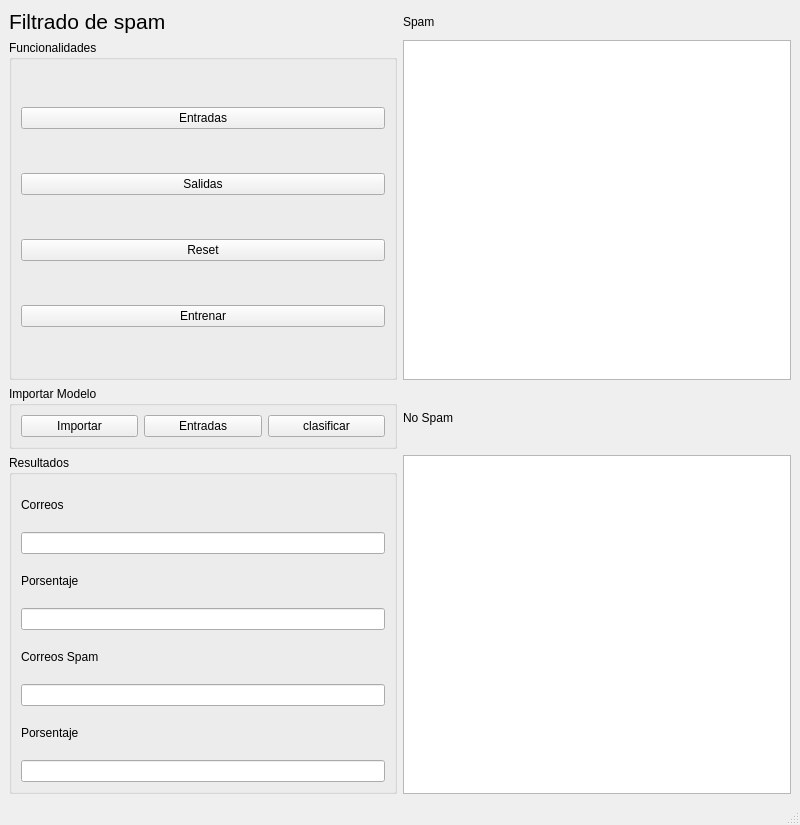
<?xml version="1.0" encoding="UTF-8"?>
<ui version="4.0">
 <class>MainWindow</class>
 <widget class="QMainWindow" name="MainWindow">
  <property name="geometry">
   <rect>
    <x>0</x>
    <y>0</y>
    <width>800</width>
    <height>825</height>
   </rect>
  </property>
  <property name="minimumSize">
   <size>
    <width>800</width>
    <height>825</height>
   </size>
  </property>
  <property name="windowTitle">
   <string>MainWindow</string>
  </property>
  <widget class="QWidget" name="centralwidget">
   <layout class="QGridLayout" name="gridLayout">
    <item row="0" column="0">
     <widget class="QLabel" name="label_4">
      <property name="font">
       <font>
        <pointsize>16</pointsize>
       </font>
      </property>
      <property name="text">
       <string>Filtrado de spam</string>
      </property>
     </widget>
    </item>
    <item row="1" column="0">
     <widget class="QGroupBox" name="groupBox_6">
      <property name="title">
       <string>Funcionalidades</string>
      </property>
      <layout class="QVBoxLayout" name="verticalLayout">
       <item>
        <widget class="QPushButton" name="pushButton_Entradas">
         <property name="text">
          <string>Entradas</string>
         </property>
        </widget>
       </item>
       <item>
        <widget class="QPushButton" name="pushButton_Salida">
         <property name="text">
          <string>Salidas</string>
         </property>
        </widget>
       </item>
       <item>
        <widget class="QPushButton" name="pushButton_reset">
         <property name="text">
          <string>Reset</string>
         </property>
        </widget>
       </item>
       <item>
        <widget class="QPushButton" name="pushButton_Entrenar">
         <property name="text">
          <string>Entrenar</string>
         </property>
        </widget>
       </item>
      </layout>
     </widget>
    </item>
    <item row="1" column="1">
     <widget class="QTextBrowser" name="textBrowser_spam"/>
    </item>
    <item row="2" column="0">
     <widget class="QGroupBox" name="groupBox">
      <property name="title">
       <string>Importar Modelo</string>
      </property>
      <layout class="QHBoxLayout" name="horizontalLayout">
       <item>
        <widget class="QPushButton" name="pushButton_importar">
         <property name="text">
          <string>Importar</string>
         </property>
        </widget>
       </item>
       <item>
        <widget class="QPushButton" name="pushButton_entradas_importar">
         <property name="text">
          <string>Entradas</string>
         </property>
        </widget>
       </item>
       <item>
        <widget class="QPushButton" name="pushButton_clasificar">
         <property name="text">
          <string>clasificar</string>
         </property>
        </widget>
       </item>
      </layout>
     </widget>
    </item>
    <item row="3" column="0">
     <widget class="QGroupBox" name="groupBox_7">
      <property name="title">
       <string>Resultados</string>
      </property>
      <layout class="QVBoxLayout" name="verticalLayout_2">
       <item>
        <widget class="QLabel" name="label_9">
         <property name="text">
          <string>Correos</string>
         </property>
        </widget>
       </item>
       <item>
        <widget class="QLineEdit" name="lineEdit_num_correros_no_spam"/>
       </item>
       <item>
        <widget class="QLabel" name="label_3">
         <property name="text">
          <string>Porsentaje</string>
         </property>
        </widget>
       </item>
       <item>
        <widget class="QLineEdit" name="lineEdit_porc_no_spam"/>
       </item>
       <item>
        <widget class="QLabel" name="label_10">
         <property name="text">
          <string>Correos Spam</string>
         </property>
        </widget>
       </item>
       <item>
        <widget class="QLineEdit" name="lineEdit_num_correos_spam"/>
       </item>
       <item>
        <widget class="QLabel" name="label_5">
         <property name="text">
          <string>Porsentaje</string>
         </property>
        </widget>
       </item>
       <item>
        <widget class="QLineEdit" name="lineEdit_porc_spam"/>
       </item>
      </layout>
     </widget>
    </item>
    <item row="3" column="1">
     <widget class="QTextBrowser" name="textBrowser_nospam"/>
    </item>
    <item row="0" column="1">
     <widget class="QLabel" name="label">
      <property name="text">
       <string>Spam</string>
      </property>
     </widget>
    </item>
    <item row="2" column="1">
     <widget class="QLabel" name="label_2">
      <property name="text">
       <string>No Spam</string>
      </property>
     </widget>
    </item>
   </layout>
  </widget>
  <widget class="QMenuBar" name="menubar">
   <property name="geometry">
    <rect>
     <x>0</x>
     <y>0</y>
     <width>800</width>
     <height>26</height>
    </rect>
   </property>
  </widget>
  <widget class="QStatusBar" name="statusbar"/>
 </widget>
 <resources/>
 <connections/>
</ui>
